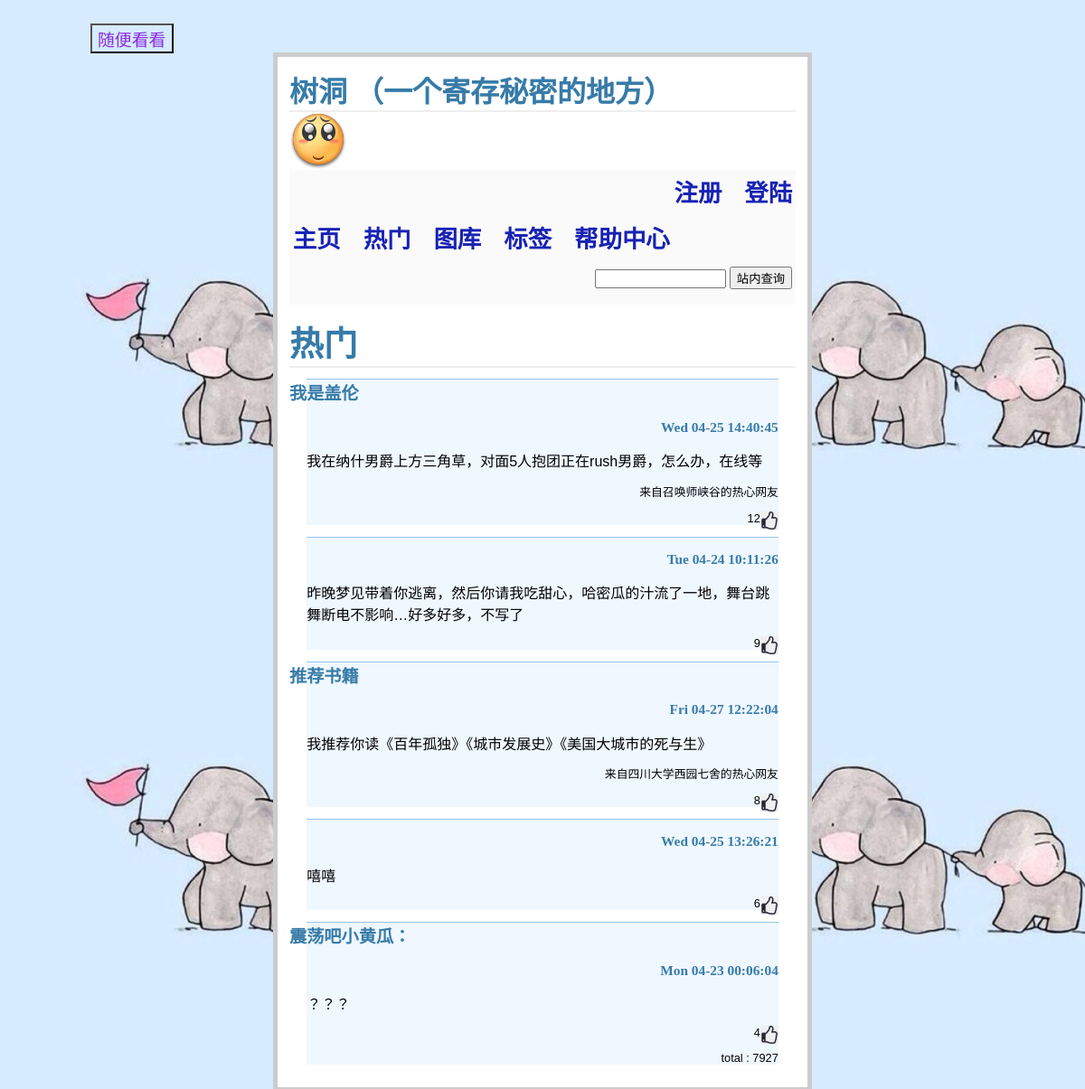
The app's page /hot with its own data.
### tables this page shows
CREATE TABLE entries (id integer PRIMARY KEY AUTOINCREMENT, title string NOT NULL, text string NOT NULL, time STRING, up INTEGER DEFAULT (0), area STRING, flag STRING);

CREATE TABLE number (num INT PRIMARY KEY);

### flaskr.py (the view)
@app.route('/hot',methods=['GET','POST'])
def show_hot():
    cur = g.db.execute('select  title, text, time, up, id,area ,flag from entries order by up desc limit 5')
    num = g.db.execute('update number set num = num +1')
    number = g.db.execute('select num from number')
    show_num = [dict(num=row[0]) for row in number.fetchall()]
    entries = [dict(title=row[0], text=row[1], time=row[2],up=row[3],id=row[4],area=row[5]) for row in cur.fetchall()]
    g.db.commit()
    return render_template('show_hot.html', entries=entries , show_num=show_num)

### flaskr.py (called while the page is built)
def connect_db():
    return sqlite3.connect(app.config['DATABASE'])

@app.before_request
def before_request():
    g.db = connect_db()

@app.teardown_request
def teardown_request(exception):
    g.db.close()

### templates/show_hot.html (shortened to what this page needs)
﻿{% extends "layout.html" %}
{% block body %}
<h1 style="font-weight: bold;font-size:1cm;font-family:YouYuan;">热门</h1>
  <ul class=entries>
  {% for entry in entries %}
    <li style='border-top:0.1px solid #96c2f1;background:#eff7ff'><h2>{{ entry.title }}
    {% if entry.time %}
      <p style='font-size:0.8em;text-align:right'>{{ entry.time }}</h2>
    {% endif %}</h2>
    {{ entry.text|safe }}
    {% if entry.area %}
      <p style='font-size:0.8em;text-align:right'>来自{{ entry.area }}的热心网友</h2>
    {% endif %}
    {% if entry.up %}
      <p style='font-size:0.8em;text-align:right'>{{ entry.up }}</h2>
    {% endif %}</h2>
    <a style="float: right;" href='./up/{{entry.id}}'><img src='./static/up.jpg' style='width:20px;height:20px;'></img></a>
  {% else %}
    <li><em>Unbelievable.  No entries here so far</em>
  {% endfor %}
  {% for num in show_num %}
  <p style='font-size:0.8em;text-align:right'> total : {{num.num}}
  {% endfor %}
  </ul>
{% endblock %}

### templates/layout.html (shortened to what this page needs)
﻿<!doctype html>
<link rel=stylesheet type=text/css href="{{ url_for('static', filename='style.css') }}">
<body style="background-image: url('{{ url_for("static", filename="bg2.jpg") }}');"></body>
<div>
    <input  style="position:absolute;left: 100px;background:none;font-size:0.5cm;color:blueviolet;float:top"type="button" value="随便看看" text="弹出层" onClick="document.getElementById('light').style.display='block';document.getElementById('fade').style.display='block'">
<div style="float:right">
<iframe frameborder="no" border="0" marginwidth="0" marginheight="0" width=330 height=86  src="//music.163.com/outchain/player?type=2&id=461080452&auto=0&height=66" ></iframe>
</div>
</div>
<div class=page >
  <h1>树洞 （一个寄存秘密的地方）</h1>
  <img src='/static/hello.png' alt='this is not me'>
<div class=metanav>
  {% if not session.logged_in %}
    <a style="text-align: right;font-weight:bold;font-size:0.7cm;color:#1822b4;font-family:YouYuan;text-decoration:none" href="{{ url_for('regist') }}">注册</a>
    <a>&nbsp&nbsp&nbsp&nbsp&nbsp</a>
    <a style="text-align: right;font-weight:bold;font-size:0.7cm;color:#1822b4;font-family:YouYuan;text-decoration:none" href="{{ url_for('login') }}">登陆</a>
  {% else %}
    <a style="text-align: right;font-weight:bold;font-size:0.7cm;color:#1822b4;font-family:YouYuan;text-decoration:none" href="{{ url_for('logout') }}">注销</a>
  {% endif %}
  <p style="text-align: left">
    <a style="font-weight:bold;font-size:0.7cm;color:#1822b4;font-family:YouYuan;text-decoration:none" href="../index" >主页</a>
        <a>&nbsp&nbsp&nbsp&nbsp&nbsp</a>
    <a href='../hot' style="font-weight:bold;font-size:0.7cm;color:#1822b4;font-family:YouYuan;text-decoration:none" >热门</a>
        <a>&nbsp&nbsp&nbsp&nbsp&nbsp</a>
    <a href='../pictures' style="font-weight:bold;font-size:0.7cm;color:#1822b4;font-family:YouYuan;text-decoration:none" >图库</a>
        <a>&nbsp&nbsp&nbsp&nbsp&nbsp</a>
        <a href='../flag' style="font-weight:bold;font-size:0.7cm;color:#1822b4;font-family:YouYuan;text-decoration:none" >标签</a>
        <a>&nbsp&nbsp&nbsp&nbsp&nbsp</a>
        <a href='../help' style="font-weight:bold;font-size:0.7cm;color:#1822b4;font-family:YouYuan;text-decoration:none" >帮助中心</a>
        <a>&nbsp&nbsp&nbsp&nbsp&nbsp</a>
      <form action="{{ url_for('show_entries') }}" method=post >
        <input type=text size=15 name=query>
        <input type=submit value=站内查询>
      </form>
  </p>
  </div>
  {% block body %}{% endblock %}
</div>
</body>

### static/style.css (style rules this page uses)
body { font-family: sans-serif; background: #eee; }
a, h1, h2 { color: #377BA8; }
h1, h2 { font-family: 'Georgia', serif; margin: 0; }
h1 { border-bottom: 2px solid #eee; }
h2 { font-size: 1.2em; }
.page { margin: 2em auto; width: 35em; border: 5px solid #ccc; padding: 0.8em; background: white; }
.entries { list-style: none; margin: 0; padding: 0; }
.entries li { margin: 0.8em 1.2em; }
.entries li h2 { margin-left: -1em; }
.metanav { text-align: right; font-size: 0.8em; padding: 0.3em; margin-bottom: 1em; background: #fafafa; }

### records on screen
entries: title "我是盖伦", time "Wed 04-25 14:40:45", text "我在纳什男爵上方三角草，对面5人抱团正在rush男爵，怎么办，在线等", area "召唤师峡谷", up "12"
entries: time "Tue 04-24 10:11:26", text "昨晚梦见带着你逃离，然后你请我吃甜心，哈密瓜的汁流了一地，舞台跳舞断电不影响…好多好多，不写了", up "9"
entries: title "推荐书籍", time "Fri 04-27 12:22:04", text "我推荐你读《百年孤独》《城市发展史》《美国大城市的死与生》", area "四川大学西园七舍", up "8"
entries: time "Wed 04-25 13:26:21", text "嘻嘻", up "6"
entries: title "震荡吧小黄瓜：", time "Mon 04-23 00:06:04", text "？？？", up "4"
number: num "7927"
